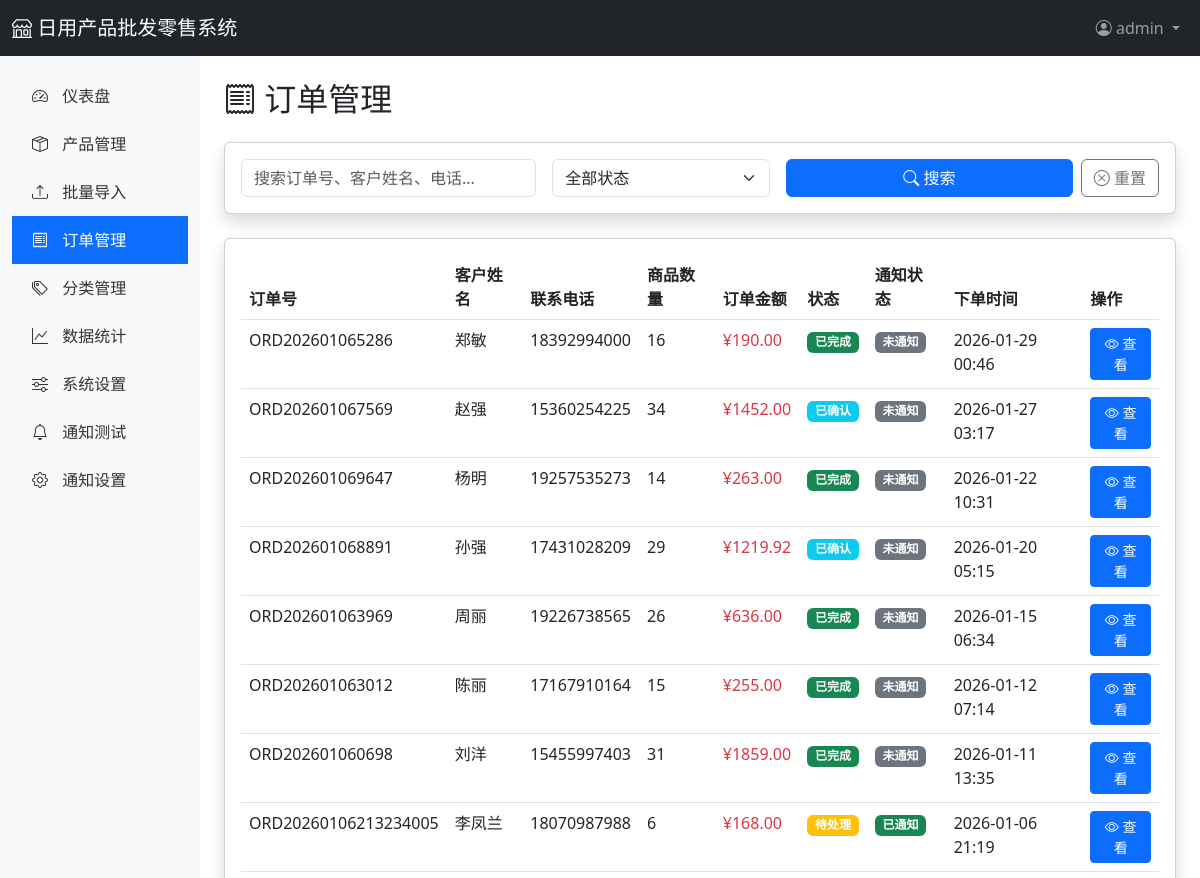
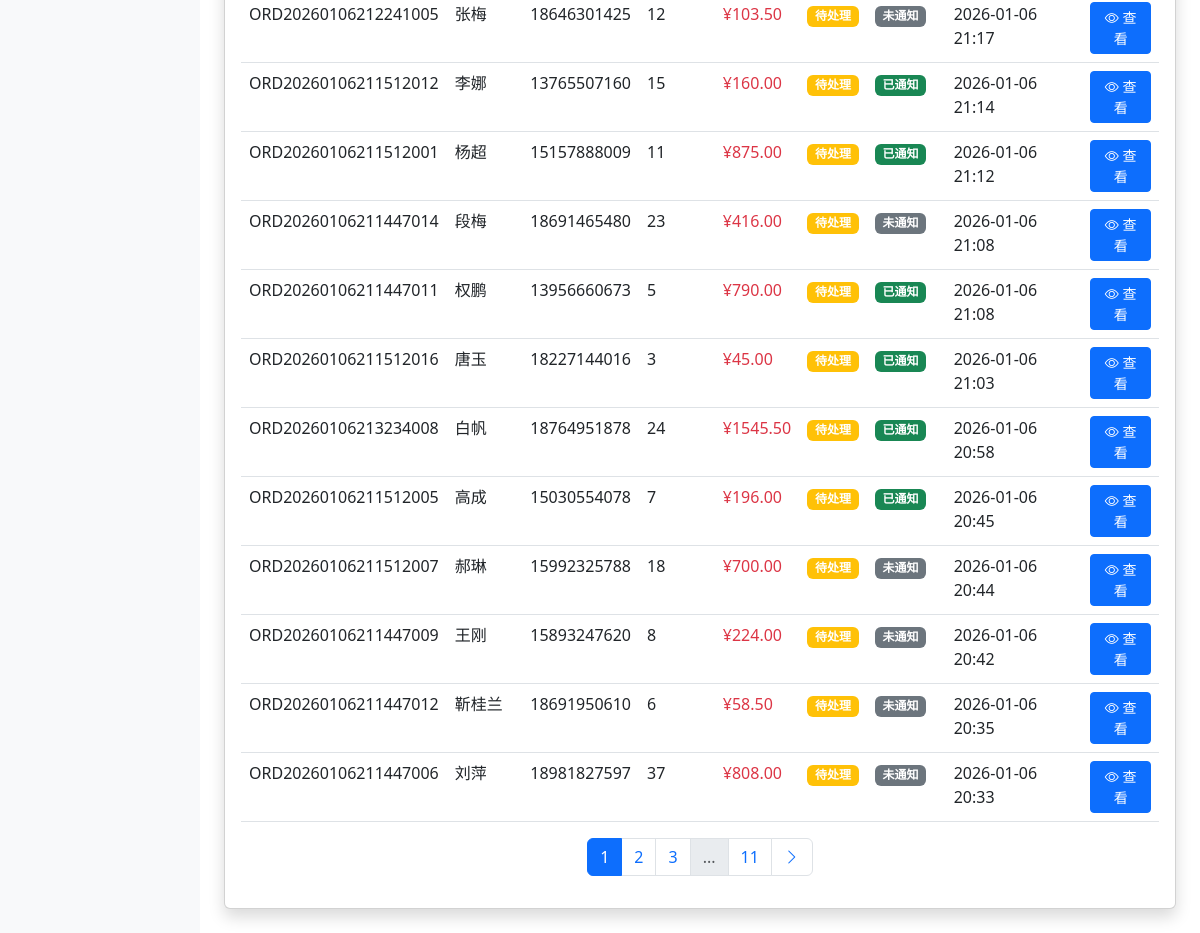
Page /admin/orders (signed in) on the earlier database version (2 pictures, top to bottom).
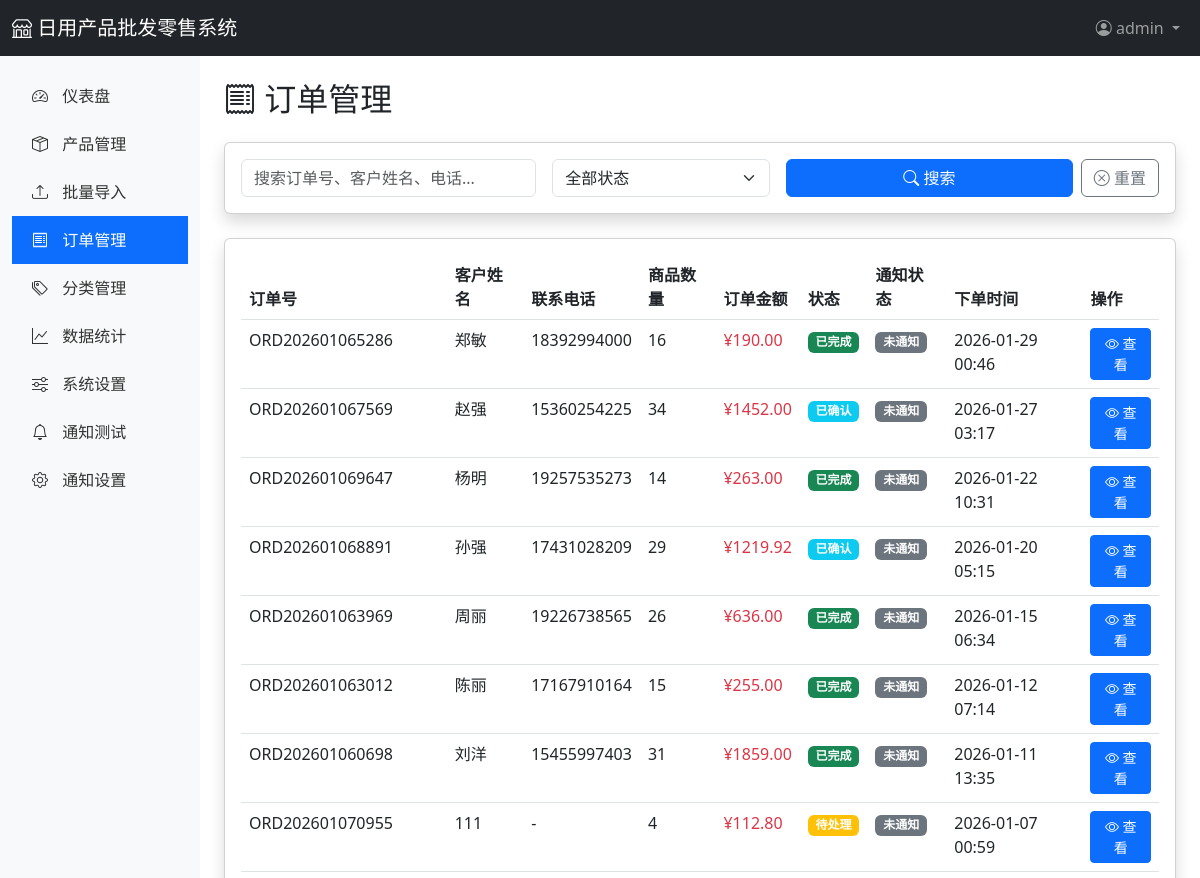
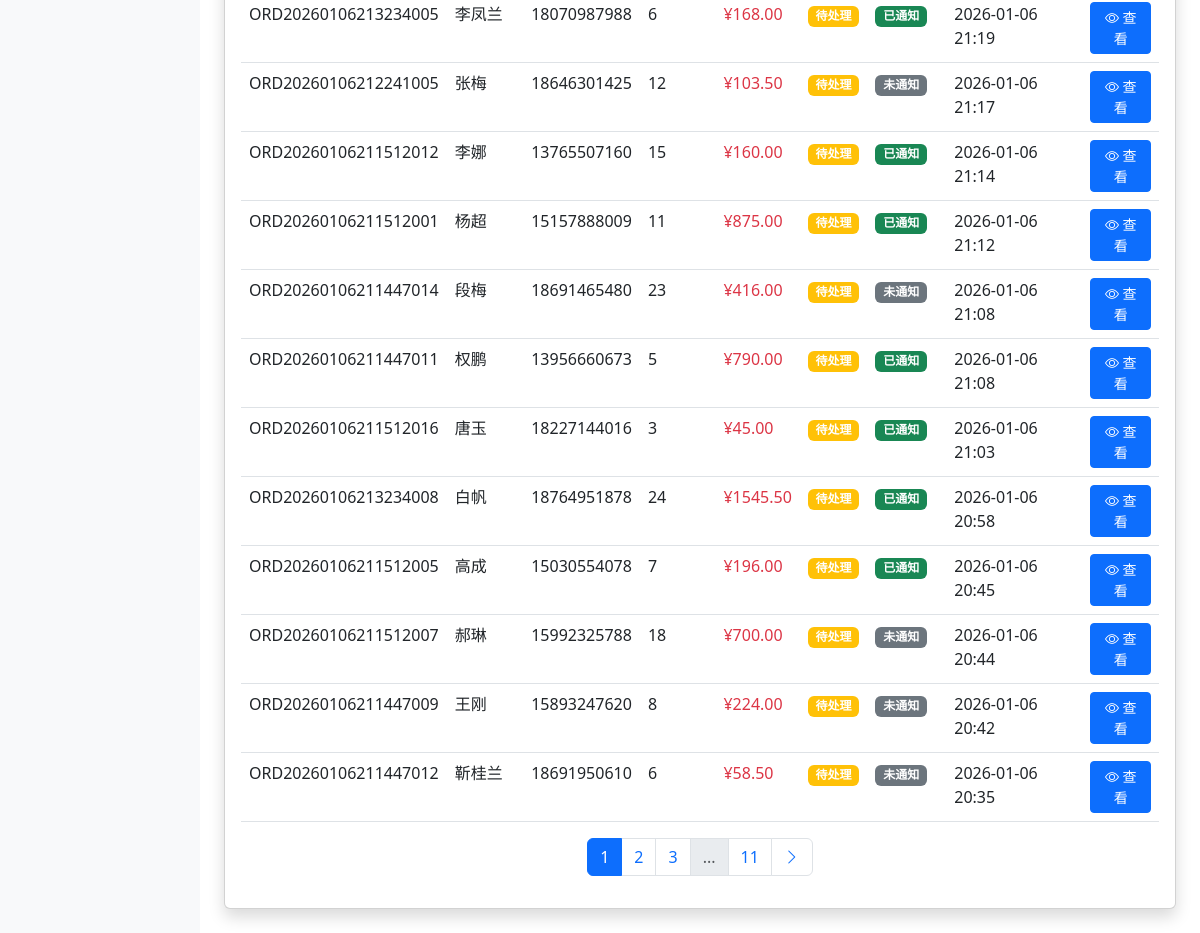
Same page on the later database version (2 pictures, top to bottom).
### app/models.py (models this page shows, shortened)
class Order(db.Model):
    __tablename__ = 'orders'
    id = db.Column(db.Integer, primary_key=True)
    order_no = db.Column(db.String(50), unique=True, nullable=False, index=True)  # 订单号
    customer_name = db.Column(db.String(100), nullable=False)
    customer_phone = db.Column(db.String(20))
    customer_email = db.Column(db.String(120))
    customer_address = db.Column(db.Text)
    total_amount = db.Column(db.Float, default=0)  # 总金额
    total_quantity = db.Column(db.Integer, default=0)  # 总数量
    status = db.Column(db.String(20), default='pending')  # pending, confirmed, shipped, completed, cancelled
    notes = db.Column(db.Text)  # 备注
    notified = db.Column(db.Boolean, default=False)  # 是否已通知
    created_at = db.Column(db.DateTime, default=datetime.utcnow)
    updated_at = db.Column(db.DateTime, default=datetime.utcnow, onupdate=datetime.utcnow)
    user_id = db.Column(db.Integer, db.ForeignKey('users.id'))
    items = db.relationship('OrderItem', backref='order', lazy='dynamic', cascade='all, delete-orphan')

### app/routes/admin.py (the view)
@admin_bp.route('/orders')
@login_required
def orders():
    page = request.args.get('page', 1, type=int)
    per_page = 20
    status = request.args.get('status', '')
    query_text = request.args.get('q', '')
    orders_query = Order.query
    if status:
        orders_query = orders_query.filter_by(status=status)
    if query_text:
        orders_query = orders_query.filter(
            (Order.order_no.contains(query_text)) |
            (Order.customer_name.contains(query_text)) |
            (Order.customer_phone.contains(query_text))
        )
    pagination = orders_query.order_by(Order.created_at.desc()).paginate(
        page=page, per_page=per_page, error_out=False
    )
    return render_template('admin/orders.html',
                         orders=pagination.items,
                         pagination=pagination,
                         status=status,
                         query=query_text)

### app/templates/admin/orders.html (shortened to what the changed rows need)
{% extends "admin/base.html" %}
{% block content %}
<h2 class="mb-4"><i class="bi bi-receipt"></i> 订单管理</h2>
<div class="card shadow">
    <div class="card-body">
        <div class="table-responsive">
            <table class="table table-hover">
                <thead>
                    <tr>
                        <th>订单号</th>
                        <th>客户姓名</th>
                        <th>联系电话</th>
                        <th>商品数量</th>
                        <th>订单金额</th>
                        <th>状态</th>
                        <th>通知状态</th>
                        <th>下单时间</th>
                        <th>操作</th>
                    </tr>
                </thead>
                <tbody>
                    {% if orders %}
                        {% for order in orders %}
                        <tr>
                            <td>{{ order.order_no }}</td>
                            <td>{{ order.customer_name }}</td>
                            <td>{{ order.customer_phone or '-' }}</td>
                            <td>{{ order.total_quantity }}</td>
                            <td class="text-danger">¥{{ "%.2f"|format(order.total_amount) }}</td>
                            <td>
                                {% if order.status == 'pending' %}
                                    <span class="badge bg-warning">待处理</span>
                                {% elif order.status == 'confirmed' %}
                                    <span class="badge bg-info">已确认</span>
                                {% elif order.status == 'shipped' %}
                                    <span class="badge bg-primary">已发货</span>
                                {% elif order.status == 'completed' %}
                                    <span class="badge bg-success">已完成</span>
                                {% elif order.status == 'cancelled' %}
                                    <span class="badge bg-danger">已取消</span>
                                {% endif %}
                            </td>
                            <td>
                                {% if order.notified %}
                                    <span class="badge bg-success">已通知</span>
                                {% else %}
                                    <span class="badge bg-secondary">未通知</span>
                                {% endif %}
                            </td>
                            <td>{{ order.created_at.strftime('%Y-%m-%d %H:%M') }}</td>
                            <td>
                                <a href="{{ url_for('admin.order_detail', order_id=order.id) }}" class="btn btn-sm btn-primary">
                                    <i class="bi bi-eye"></i> 查看
                                </a>
                            </td>
                        </tr>
                        {% endfor %}
                    {% else %}
                        <tr>
                            <td colspan="9" class="text-center text-muted py-4">暂无订单</td>
                        </tr>
                    {% endif %}
                </tbody>
            </table>
        </div>
        {% if pagination.pages > 1 %}
        <nav aria-label="Page navigation">
            <ul class="pagination justify-content-center">
                {% for page_num in pagination.iter_pages(left_edge=1, right_edge=1, left_current=2, right_current=2) %}
                    {% if page_num %}
                        {% if page_num == pagination.page %}
                        <li class="page-item active">
                            <span class="page-link">{{ page_num }}</span>
                        </li>
                        {% else %}
                        <li class="page-item">
                            <a class="page-link" href="{{ url_for('admin.orders', page=page_num, status=status, q=query) }}">
                                {{ page_num }}
                            </a>
                        </li>
                        {% endif %}
                    {% else %}
                    <li class="page-item disabled">
                        <span class="page-link">...</span>
                    </li>
                    {% endif %}
                {% endfor %}
            </ul>
        </nav>
        {% endif %}
    </div>
</div>
{% endblock %}

Differences in the rows shown:
no longer on this page (row unchanged): Order: order_no "ORD20260106211447006", customer_name "刘萍", customer_phone "18981827597", total_quantity "37", total_amount "808.00", status "待处理", notified "未通知", created_at "2026-01-06 20:33"
added Order: order_no "ORD202601070955", customer_name "111", customer_phone "-", total_quantity "4", total_amount "112.80", status "待处理", notified "未通知", created_at "2026-01-07 00:59"
